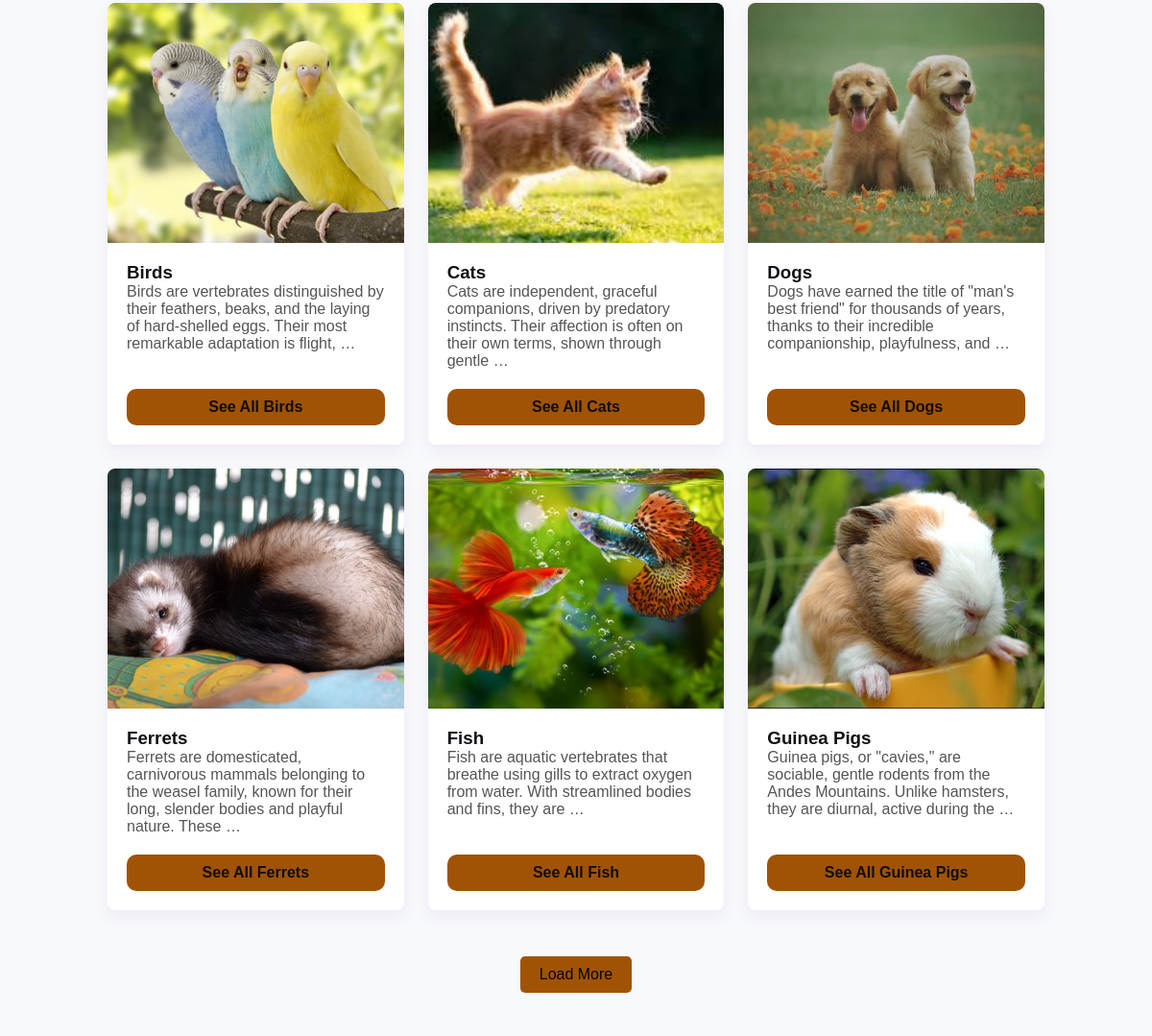
Before: / (middle part) with the older database file.
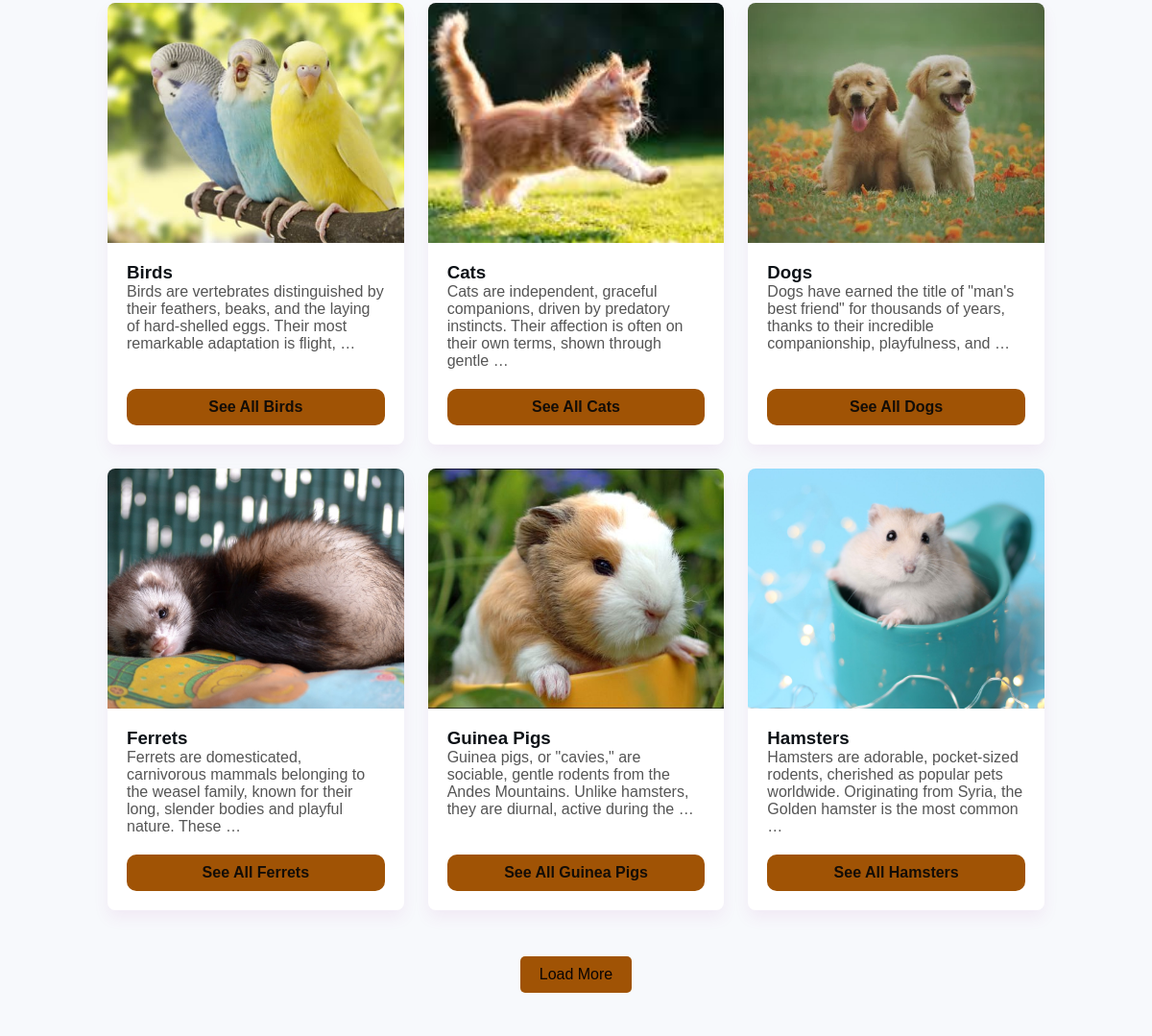
After: the same page with the newer database file.
### petapp/models.py (models this page shows, shortened)
class Category(models.Model):
    name = models.CharField(max_length=100, unique=True)
    image = models.ImageField(upload_to='category_images/', help_text="Image for the category card")
    description = models.TextField(help_text="A short article about this category.")
    class Meta:
        verbose_name_plural = "Categories" # Fixes the admin panel's pluralization

### petapp/views.py (the view)
# urls.py: path('', views.home, name='home'), # The empty string '' represents the root URL
def home(request ):
    all_categories = Category.objects.all().order_by('name')
    paginator = Paginator(all_categories, 6)
    initial_categories = paginator.page(1)
    context = {
        'categories': initial_categories,
    }
    return render(request, 'index.html', context)

### petapp/templates/index.html (shortened to what this page needs)
{% extends "base.html" %}
{% load static %}
{% block content %}
    <section class="categories">
        <div class="category-grid" id="category-grid">
            {% for category in categories %}
            <div class="category-card">
                <img src="{{ category.image.url }}" alt="Image of {{ category.name }}">
                <div class="category-card-content">
                    <h3>{{ category.name }}</h3>
                    <p>{{ category.description|truncatewords:20 }}</p>
                    <a href="{% url 'pet_list' category_name=category.name %}" class="btn">
                        <b>See All {{ category.name }} </b>
                    </a>
                </div>
            </div>
            {% endfor %}
        </div>
        {% if categories.has_next %}
        <div class="load-more-container">
            <button id="load-more-btn" class="btn">Load More</button>
        </div>
        {% endif %}
    </section>
{% endblock %}

Changed rows visible on the page:
no longer on this page (row edited): Category: image (picture), name "Fish", description "Fish are aquatic vertebrates that breathe using gills to extract oxygen from water. With streamlined bodies and fins, they are …"
now on this page (row unchanged): Category: image (picture), name "Hamsters", description "Hamsters are adorable, pocket-sized rodents, cherished as popular pets worldwide. Originating from Syria, the Golden hamster is the most common …"
